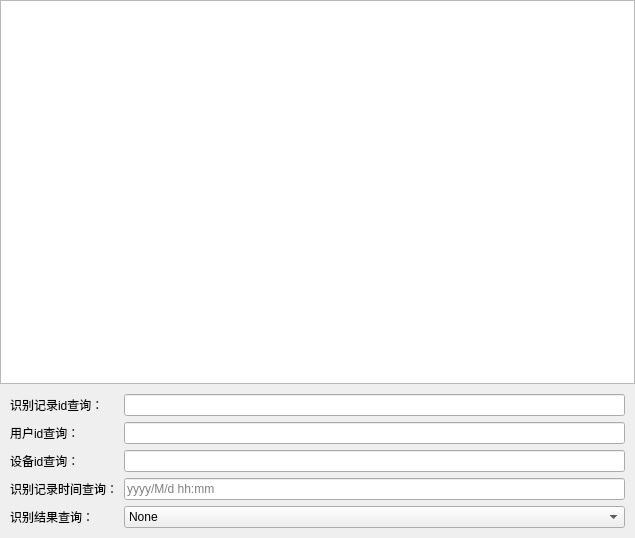
<?xml version="1.0" encoding="UTF-8"?>
<ui version="4.0">
 <class>Tab_Record</class>
 <widget class="QWidget" name="Tab_Record">
  <property name="geometry">
   <rect>
    <x>0</x>
    <y>0</y>
    <width>635</width>
    <height>538</height>
   </rect>
  </property>
  <property name="windowTitle">
   <string>Form</string>
  </property>
  <layout class="QVBoxLayout" name="verticalLayout">
   <property name="spacing">
    <number>0</number>
   </property>
   <property name="leftMargin">
    <number>0</number>
   </property>
   <property name="topMargin">
    <number>0</number>
   </property>
   <property name="rightMargin">
    <number>0</number>
   </property>
   <property name="bottomMargin">
    <number>0</number>
   </property>
   <item>
    <widget class="QTableView" name="table_record">
     <property name="selectionMode">
      <enum>QAbstractItemView::SingleSelection</enum>
     </property>
     <property name="selectionBehavior">
      <enum>QAbstractItemView::SelectRows</enum>
     </property>
     <attribute name="horizontalHeaderDefaultSectionSize">
      <number>123</number>
     </attribute>
     <attribute name="horizontalHeaderStretchLastSection">
      <bool>true</bool>
     </attribute>
     <attribute name="verticalHeaderVisible">
      <bool>false</bool>
     </attribute>
    </widget>
   </item>
   <item>
    <widget class="QWidget" name="widgetFilter" native="true">
     <layout class="QGridLayout" name="gridLayout">
      <property name="leftMargin">
       <number>10</number>
      </property>
      <property name="topMargin">
       <number>10</number>
      </property>
      <property name="rightMargin">
       <number>10</number>
      </property>
      <property name="bottomMargin">
       <number>10</number>
      </property>
      <item row="1" column="1">
       <widget class="QLineEdit" name="lineEdit_user_id"/>
      </item>
      <item row="2" column="1">
       <widget class="QLineEdit" name="lineEdit_device_id"/>
      </item>
      <item row="1" column="0">
       <widget class="QLabel" name="label_user_id">
        <property name="text">
         <string>用户id查询：</string>
        </property>
       </widget>
      </item>
      <item row="0" column="1">
       <widget class="QLineEdit" name="lineEdit_record_id"/>
      </item>
      <item row="2" column="0">
       <widget class="QLabel" name="label_device_id">
        <property name="text">
         <string>设备id查询：</string>
        </property>
       </widget>
      </item>
      <item row="3" column="0">
       <widget class="QLabel" name="label_record_register_time">
        <property name="text">
         <string>识别记录时间查询：</string>
        </property>
       </widget>
      </item>
      <item row="0" column="0">
       <widget class="QLabel" name="label_record_id">
        <property name="text">
         <string>识别记录id查询：</string>
        </property>
       </widget>
      </item>
      <item row="4" column="1">
       <widget class="QComboBox" name="comboBox_result">
        <item>
         <property name="text">
          <string>None</string>
         </property>
        </item>
        <item>
         <property name="text">
          <string>成功</string>
         </property>
        </item>
        <item>
         <property name="text">
          <string>失败</string>
         </property>
        </item>
       </widget>
      </item>
      <item row="4" column="0">
       <widget class="QLabel" name="label_result">
        <property name="text">
         <string>识别结果查询：</string>
        </property>
       </widget>
      </item>
      <item row="3" column="1">
       <widget class="QLineEdit" name="lineEdit_record_register_time">
        <property name="placeholderText">
         <string>yyyy/M/d hh:mm</string>
        </property>
       </widget>
      </item>
     </layout>
    </widget>
   </item>
  </layout>
 </widget>
 <resources/>
 <connections/>
</ui>
